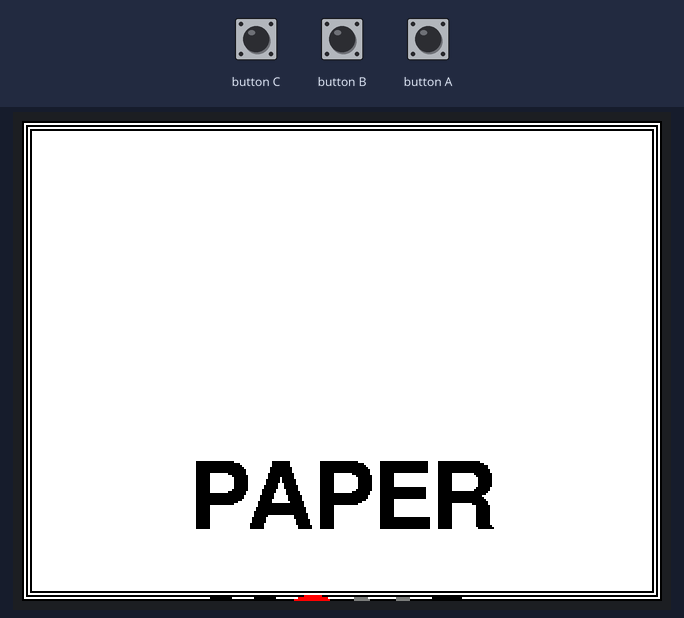
The sketch below on a simulated ESP32. On the bench: 320×240 colour display.

Above: at 0.4 s.

The sketch:

display_1.ino
```cpp
#include <Arduino.h>
#include <M5Unified.h>

M5Canvas canvas(&M5.Display);

static void drawBlackBorder()
{
    const int screenW = M5.Display.width();
    const int screenH = M5.Display.height();

    canvas.drawRect(0, 0, screenW, screenH, TFT_BLACK);
    canvas.drawRect(2, 2, screenW - 4, screenH - 4, TFT_BLACK);
    canvas.drawRect(4, 4, screenW - 8, screenH - 8, TFT_BLACK);
}

static int drawGrayscaleWordCentered(const char* word, int y, const uint16_t* colors, int colorCount)
{
    const int screenW = M5.Display.width();
    const int len     = strlen(word);
    int totalW        = 0;

    for (int i = 0; i < len; ++i) {
        totalW += canvas.textWidth(String(word[i]));
    }

    int x = (screenW - totalW) / 2;
    for (int i = 0; i < len; ++i) {
        canvas.setTextColor(colors[i % colorCount]);
        String ch(word[i]);
        canvas.drawString(ch, x, y);
        x += canvas.textWidth(ch);
    }
    return x;
}

static void drawMainDemo()
{
    const int screenW = M5.Display.width();
    const int screenH = M5.Display.height();

    static const uint16_t paperColors[1] = {TFT_BLACK};
    static const uint16_t monoColors[4] = {
        TFT_BLACK,
        TFT_RED,
        TFT_DARKGREY,
        TFT_BLACK
    };
    static const uint16_t grayColors[4] = {
        TFT_BLACK,
        TFT_RED,
        TFT_DARKGREY,
        TFT_WHITE
    };

    canvas.fillSprite(TFT_WHITE);
    drawBlackBorder();

    canvas.setTextDatum(top_left);
    canvas.setTextSize(1);
    canvas.setFont(&fonts::FreeSansBold24pt7b);

    drawGrayscaleWordCentered("PAPER", 168, paperColors, 1);
    drawGrayscaleWordCentered("MONO", 236, monoColors, 4);

    canvas.setFont(&fonts::FreeSansBold12pt7b);
    canvas.setTextColor(TFT_BLACK);
    canvas.setTextDatum(middle_center);
    canvas.drawString("Panel: SSD1677 + FT6336G", screenW / 2, 336);

    char resolutionBuf[32];
    snprintf(
        resolutionBuf,
        sizeof(resolutionBuf),
        "Resolution: %d x %d",
        screenW,
        screenH
    );
    canvas.drawString(resolutionBuf, screenW / 2, 376);

    canvas.drawString(
        "4-Level Grayscale E-Paper",
        screenW / 2,
        418
    );

    const int barX  = 46;
    const int barY  = 448;
    const int barW  = screenW - 92;
    const int barH  = 46;
    const int cellW = barW / 4;

    for (int i = 0; i < 4; ++i) {
        const int x = barX + i * cellW;
        const int w = (i == 3) ? (barX + barW - x) : cellW;

        canvas.fillRect(x, barY, w, barH, grayColors[i]);
        canvas.drawRect(x, barY, w, barH, TFT_BLACK);
    }

    canvas.pushSprite(0, 0);
}

void setup()
{
    auto cfg = M5.config();
    cfg.clear_display = false;
    M5.begin(cfg);

    M5.Display.setEpdMode(epd_mode_t::epd_quality);
    canvas.createSprite(M5.Display.width(), M5.Display.height());
    drawMainDemo();
}

void loop()
{
    M5.update();
    delay(100);
}
```
